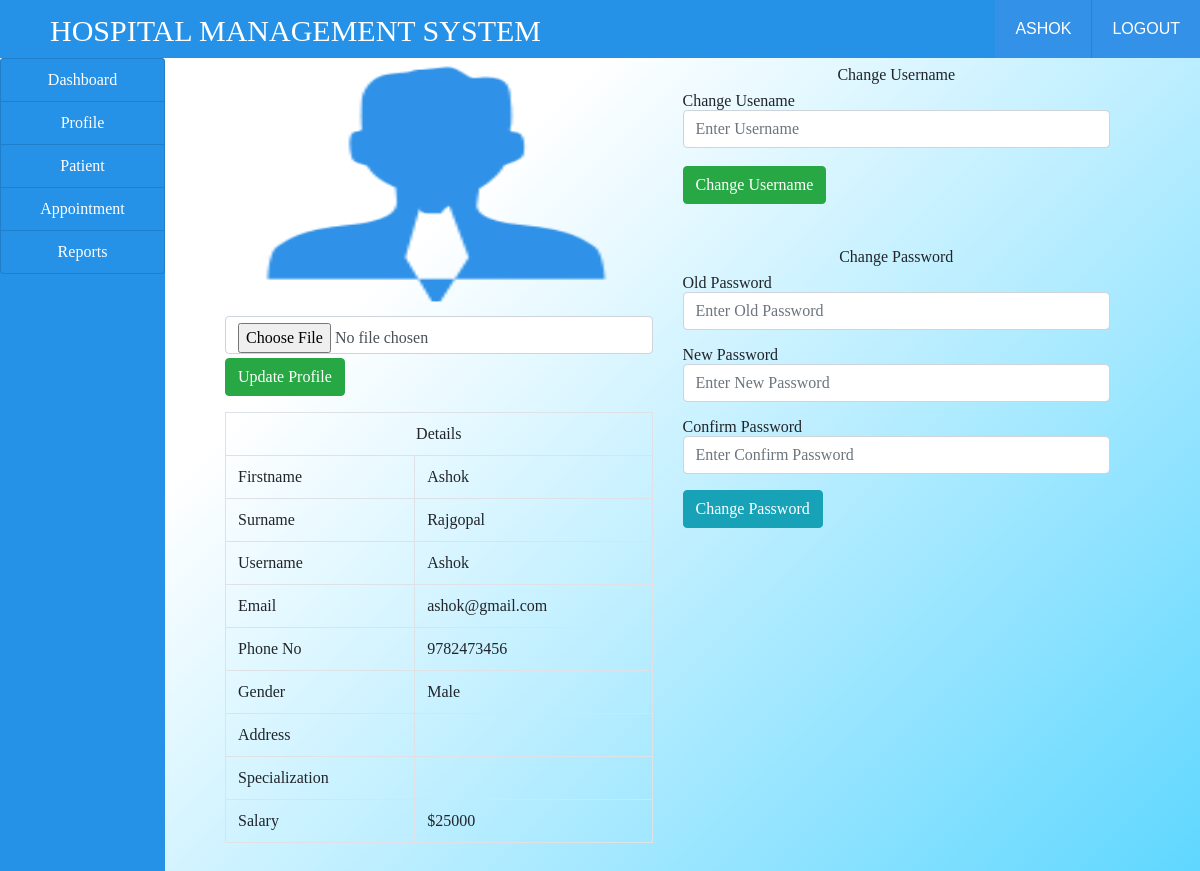
Screenshot of /profiledoc.php (signed in) with the database file from the repository.
### tables this page shows
CREATE TABLE `doctors` (
  `id` int(100) NOT NULL,
  `firstname` varchar(100) NOT NULL,
  `surname` varchar(100) NOT NULL,
  `username` varchar(100) NOT NULL,
  `email` varchar(100) NOT NULL,
  `gender` varchar(100) NOT NULL,
  `phone` varchar(10) NOT NULL,
  `country` varchar(100) NOT NULL,
  `password` int(100) NOT NULL,
  `salary` int(100) NOT NULL,
  `data_reg` varchar(100) NOT NULL,
  `status` varchar(100) NOT NULL,
  `profile` varchar(100) NOT NULL
);

### profiledoc.php (the view, shortened to what this page needs)
<!DOCTYPE html>
<html>
<head>
</head>
<body>
	<?php
    include("link.php");
    include("ribbon.php");
	?>
				<div class="container-fluid" style="background: linear-gradient(to bottom right, #ffffff 25%, #33ccff 100%);">
					<div class="col-md-12">
						<div class="row">
							<div class="col-md-2" style="margin-left:-30px;">
								<?php
								  include("sidenavdoc.php");
								  include("connection.php");
								?>
							</div>
							<div class="col-md-10">
								<div class="container-fluid">
									<div class="col-md-12">
										<div class="row">
											<div class="col-md-6">
												<?php
												 $doc=$_SESSION['doctor'];
                                                 $query="SELECT * FROM doctors WHERE username='$doc'";
                                                 $res= mysqli_query($conn,$query);
                                                 $row=mysqli_fetch_array($res);
												?>
												<form method="post" enctype="multipart/form-data">
													<?php
														echo "<img src='img/".$row['profile']."' style='height:250px' class='col-md-12'>";
													?>
													<input type="file" name="img" class="form-control my-1">
													<input type="submit" name="upload" class="btn btn-success" value="Update Profile">
												</form>
												<div class="my-3">
													<table class="table table-bordered">
													<tr>
														<th colspan="2" class="text-center">Details</th>
													</tr>
													<tr>
														<td>Firstname</td>
														<td><?php echo $row['firstname'] ?></td>
													</tr>
													<tr>
														<td>Surname</td>
														<td><?php echo $row['surname'] ?></td>
													</tr>
													<tr>
														<td>Username</td>
														<td><?php echo $row['username'] ?></td>
													</tr>
													<tr>
														<td>Email</td>
														<td><?php echo $row['email'] ?></td>
													</tr>
													<tr>
														<td>Phone No</td>
														<td><?php echo $row['phone'] ?></td>
													</tr>
													<tr>
														<td>Gender</td>
														<td><?php echo $row['gender'] ?></td>
													</tr>
													<tr>
														<td>Address</td>
														<td><?php echo $row['address'] ?></td>
													</tr>
													<tr>
														<td>Specialization</td>
														<td><?php echo $row['specialization'] ?></td>
													</tr>
													<tr>
														<td>Salary</td>
														<td><?php echo "$".$row ['salary'].""; ?></td>
													</tr>
													</table>
												</div>
											</div>
											<div class="col-md-6">
												<h5 class="text-center my-2">Change Username</h5>
												<form method="post">
													<label>Change Usename</label>
													<input type="text" name="uname" class="form-control" autocomplete="off" placeholder="Enter Username">
													<br>
													<input type="submit" name="change_uname" class="btn btn-success" value="Change Username">
												</form>
												<br><br>
											<h5 class="text-center my-2">Change Password</h5>
											<form method="post">
												<div class="form-group">
													<label>Old Password</label>
													<input type="password" name="old_pass" class="form-control" autocomplete="off" placeholder="Enter Old Password">
												</div>
												<div class="form-group">
													<label>New Password</label>
													<input type="password" name="new_pass" class="form-control" autocomplete="off" placeholder="Enter New Password">
												</div>
												<div class="form-group">
													<label>Confirm Password</label>
													<input type="password" name="con_pass" class="form-control" autocomplete="off" placeholder="Enter Confirm Password">
												</div>
												<input type="submit" name="change_pass" class="btn btn-info" value="Change Password">
											</form>
											</div>
										</div>
									</div>
								</div>
							</div>
						</div>
					</div>
				</div>
</body>
</html>

### css/style.css (style rules this page uses)
html,body,div,span,applet,object,iframe,h1,h2,h3,h4,h5,h6,p,blockquote,pre,a,abbr,acronym,address,big,cite,code,del,dfn,em,img,ins,kbd,q,s,samp,small,strike,strong,sub,sup,tt,var,b,u,i,dl,dt,dd,ol,nav ul,nav li,fieldset,form,label,legend,table,caption,tbody,tfoot,thead,tr,th,td,article,aside,canvas,details,embed,figure,figcaption,footer,header,hgroup,menu,nav,output,ruby,section,summary,time,mark,audio,video { margin:0;padding:0;border:0;font-size:100%;font:inherit;vertical-align:baseline; }
table { border-collapse:collapse;border-spacing:0; }
img { max-width:100%; }
body { background:#F8FBFB; }

### rows the page displays
doctors: profile (picture), firstname "Ashok", surname "Rajgopal", username "Ashok", email "ashok@gmail.com", phone "9782473456", gender "Male", salary "25000"

### other values shown
$user "ASHOK"
